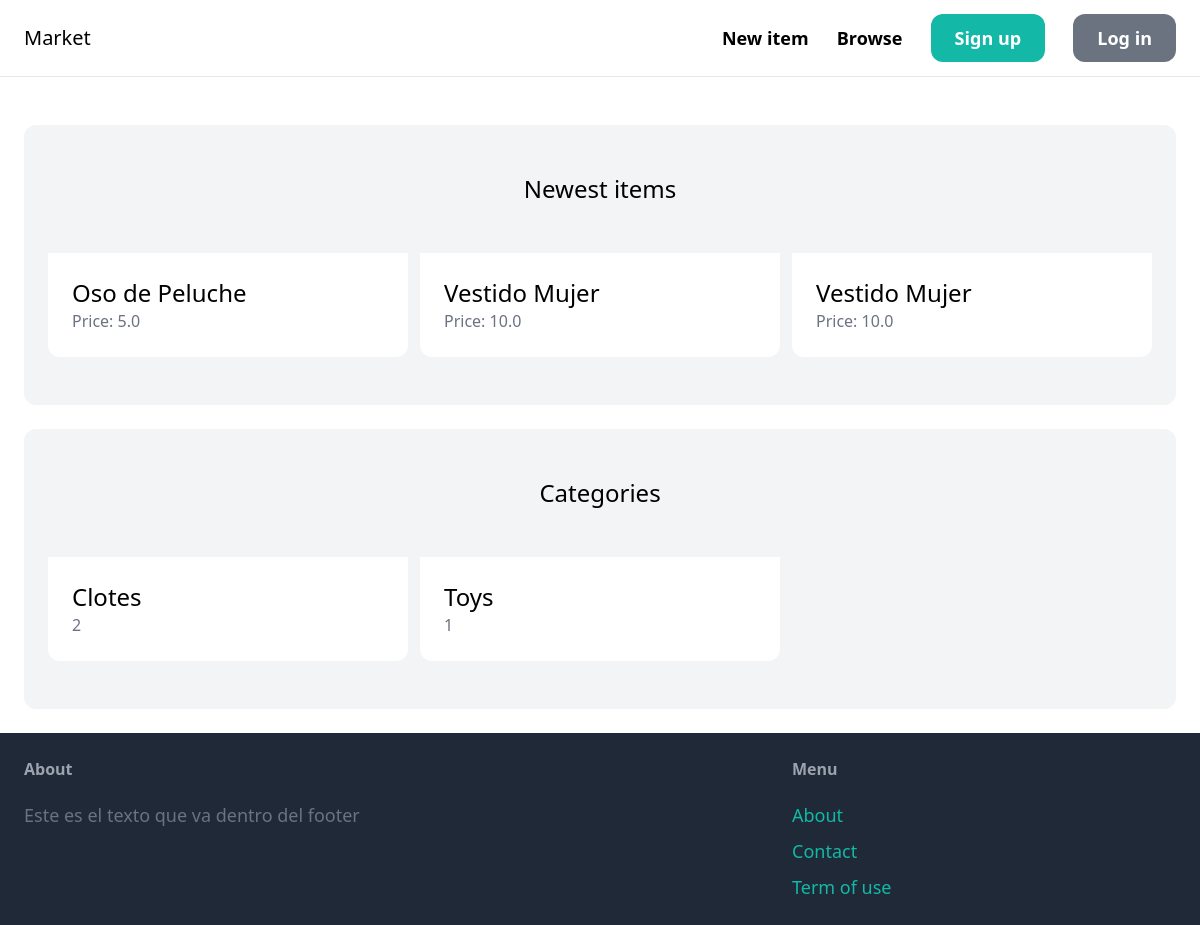
Before: / with the older database file.
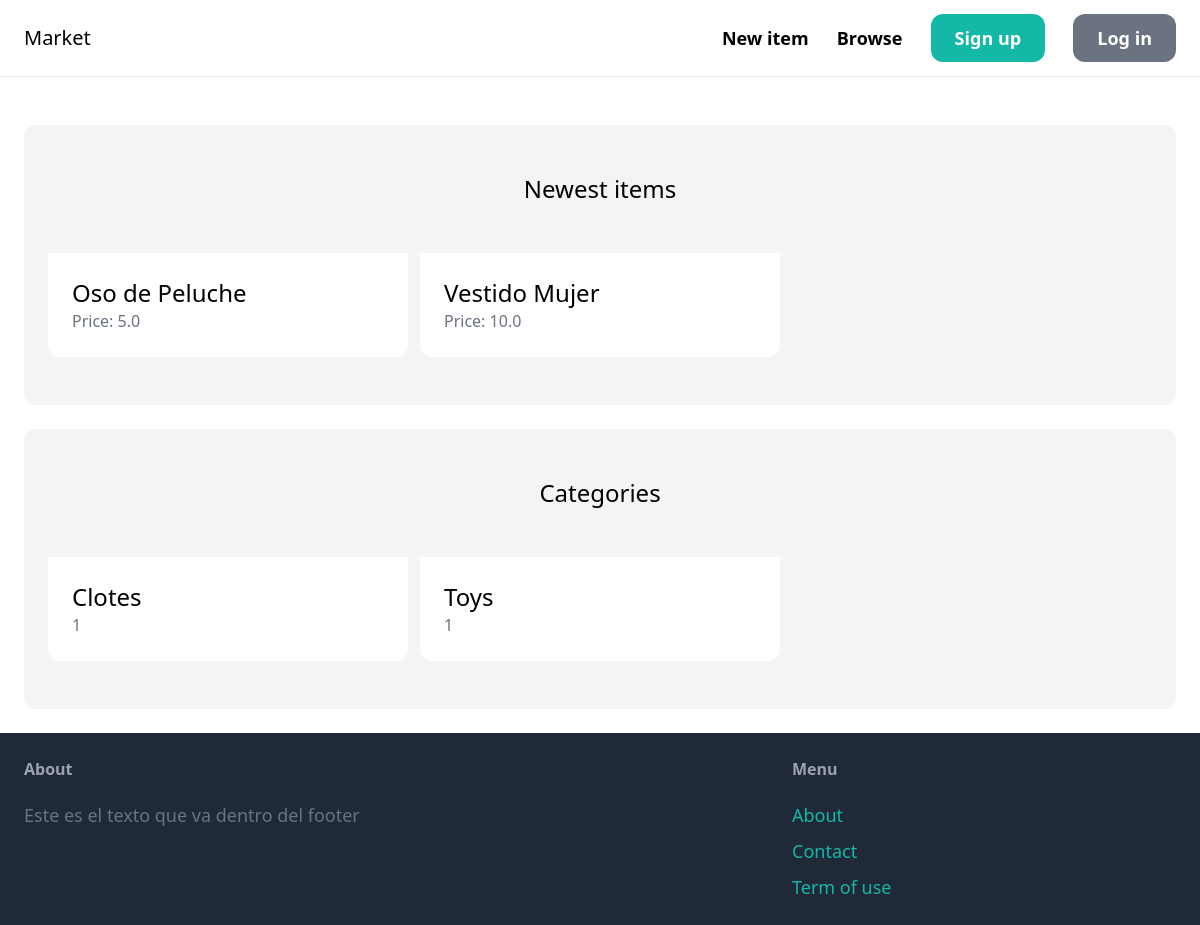
After: the same page with the newer database file.
### item/models.py (models this page shows, shortened)
class Item (models.Model):
    category = models.ForeignKey(Category, related_name='items', on_delete=models.CASCADE)
    name = models.CharField(max_length=255)
    description = models.TextField(blank = True, null =True)
    price = models.FloatField()
    img = models.ImageField(upload_to='item_img', blank=True,null=True)
    is_sold = models.BooleanField(default=False)
    created_at = models.DateTimeField(default=False)
    created_by = models.ForeignKey(User,related_name='items',on_delete = models.CASCADE)

class Category(models.Model):
    name = models.CharField(max_length=255)
    class Meta:
        ordering = ('name',)
        verbose_name_plural = 'Categories'

### core/views.py (the view)
# urls.py: path('', views.index, name='index'),
def index(requets):
    items = Item.objects.filter (is_sold=False)[0:6]
    categories =Category.objects.all()
    return render(requets, 'index.html',{
        'categories': categories,
        'items': items,
    })

### core/templates/index.html (shortened to what this page needs)
{% extends 'base.html' %}
{% block content %}
    <div class="mt-6 px-6 py-12 bg-gray-100 rounded-xl">
        <h2 class="mb-12 text-2xl text-center">Newest items</h2>
        <div class="grid grid-cols-3 gap-3">
            {% for item in items %}
            <div>
                <a href="{% url 'item:detail' item.id %}">
                    <div class="p-6 bg-white rounded-b-xl">
                        <h2 class="text-2xl">{{item.name}}</h2>
                        <p class="text-gray-500">Price: {{item.price}}</p>
                    </div>
                </a>
            </div>
            {% endfor %}
        </div>
    </div>
    <div class="mt-6 px-6 py-12 bg-gray-100 rounded-xl">
        <h2 class="mb-12 text-2xl text-center">Categories</h2>
        <div class="grid grid-cols-3 gap-3">
            {% for category in categories %}
            <div>
                <a href="#">
                    <div class="p-6 bg-white rounded-b-xl">
                        <h2 class="text-2xl">{{category.name}}</h2>
                        <p class="text-gray-500">{{category.items.count}}</p>
                    </div>
                </a>
            </div>
            {% endfor %}
        </div>
    </div>
{% endblock %}

### core/templates/base.html (shortened to what this page needs)
<!DOCTYPE html>
<html lang="en">
<head>
    <script src="https://cdn.tailwindcss.com"></script>
</head>
    <body>
        <nav class="py-6 px-6 flex justify-between items-center border-b border-gray-200">
            <a href="/" class="text-xl font-semifold">Market</a>
            <div class="space-x-6">
                <a href="#" class="text-lg font-semibold hover:text-gray-500">New item</a>
                <a href="#" class="text-lg font-semibold hover:text-gray-500">Browse</a>
                <a href="{% url 'core:signup' %}" class="px-6 py-3 text-lg font-semibold bg-teal-500 text-white rounded-xl hover:bg-teal-700">Sign up</a>
                <a href="{% url 'core:Login' %}" class="px-6 py-3 text-lg font-semibold bg-gray-500 text-white rounded-xl hover:bg-gray-700">Log in</a>
            </div>
        </nav>
        <div class="px-6 py-6">
            {% block content %}
            {% endblock %}
        </div>
        <footer class="py-6 px-6 flex justify-between bg-gray-800">
            <div class="w-2/3 pr-10">
                <h3 class="mb-5 font-semibold text-gray-400">About</h3>
                <p class="text-lg text-gray-500">Este es el texto que va dentro del footer</p>
            </div>
            <div class="w-1/3">
                <h3 class="mb-5 font-semibold text-gray-400">Menu</h3>
                <ul class="space-y-2">
                    <li><a href="#" class="text-lg text-teal-500 hover:text-teal-700">About</a></li>
                    <li><a href="{% url 'core:contact' %}" class="text-lg text-teal-500 hover:text-teal-700">Contact</a></li>
                    <li><a href="#" class="text-lg text-teal-500 hover:text-teal-700">Term of use</a></li>
                </ul>
            </div>
        </footer>
    </body>
</html>

Changed rows visible on the page:
removed Item: name "Vestido Mujer", price "10.0"
computed for Category "Clotes": items.count "2" → "1"
